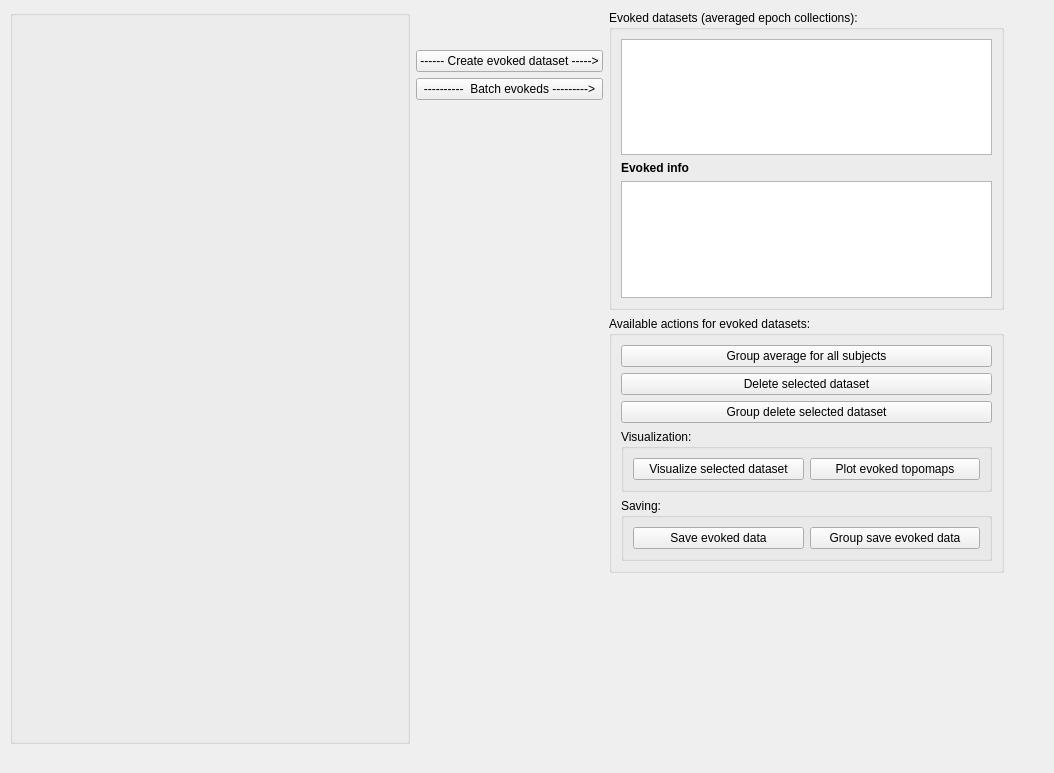
<?xml version="1.0" encoding="UTF-8"?>
<ui version="4.0">
 <class>mainWindowTabEvoked</class>
 <widget class="QWidget" name="mainWindowTabEvoked">
  <property name="geometry">
   <rect>
    <x>0</x>
    <y>0</y>
    <width>1054</width>
    <height>773</height>
   </rect>
  </property>
  <property name="windowTitle">
   <string>Form</string>
  </property>
  <widget class="QWidget" name="layoutWidget_2">
   <property name="geometry">
    <rect>
     <x>10</x>
     <y>10</y>
     <width>994</width>
     <height>734</height>
    </rect>
   </property>
   <layout class="QGridLayout" name="gridLayout_16">
    <item row="0" column="0">
     <layout class="QVBoxLayout" name="verticalLayout_23">
      <item>
       <widget class="QGroupBox" name="groupBoxEpochs">
        <property name="sizePolicy">
         <sizepolicy hsizetype="Preferred" vsizetype="Preferred">
          <horstretch>0</horstretch>
          <verstretch>0</verstretch>
         </sizepolicy>
        </property>
        <property name="minimumSize">
         <size>
          <width>400</width>
          <height>380</height>
         </size>
        </property>
        <property name="title">
         <string/>
        </property>
        <layout class="QGridLayout" name="gridLayout_17"/>
       </widget>
      </item>
     </layout>
    </item>
    <item row="0" column="1">
     <layout class="QVBoxLayout" name="verticalLayout_4">
      <item>
       <spacer name="verticalSpacer_4">
        <property name="orientation">
         <enum>Qt::Vertical</enum>
        </property>
        <property name="sizeType">
         <enum>QSizePolicy::Preferred</enum>
        </property>
        <property name="sizeHint" stdset="0">
         <size>
          <width>20</width>
          <height>40</height>
         </size>
        </property>
       </spacer>
      </item>
      <item>
       <widget class="QPushButton" name="pushButtonCreateEvoked">
        <property name="sizePolicy">
         <sizepolicy hsizetype="Fixed" vsizetype="Fixed">
          <horstretch>0</horstretch>
          <verstretch>0</verstretch>
         </sizepolicy>
        </property>
        <property name="maximumSize">
         <size>
          <width>10000</width>
          <height>16777215</height>
         </size>
        </property>
        <property name="text">
         <string>------ Create evoked dataset -----&gt;</string>
        </property>
       </widget>
      </item>
      <item>
       <widget class="QPushButton" name="pushButtonCreateEvokedBatch">
        <property name="text">
         <string>----------  Batch evokeds ---------&gt;</string>
        </property>
       </widget>
      </item>
      <item>
       <widget class="QWidget" name="widgetBatchContainer" native="true">
        <property name="sizePolicy">
         <sizepolicy hsizetype="Preferred" vsizetype="Expanding">
          <horstretch>0</horstretch>
          <verstretch>0</verstretch>
         </sizepolicy>
        </property>
       </widget>
      </item>
     </layout>
    </item>
    <item row="0" column="2">
     <layout class="QVBoxLayout" name="verticalLayout_6">
      <item>
       <widget class="QGroupBox" name="groupBoxEvokeds2">
        <property name="minimumSize">
         <size>
          <width>0</width>
          <height>300</height>
         </size>
        </property>
        <property name="title">
         <string>Evoked datasets (averaged epoch collections):</string>
        </property>
        <layout class="QGridLayout" name="gridLayout">
         <item row="1" column="0">
          <widget class="QLabel" name="labelEvokedInfo">
           <property name="font">
            <font>
             <weight>75</weight>
             <bold>true</bold>
            </font>
           </property>
           <property name="text">
            <string>Evoked info</string>
           </property>
          </widget>
         </item>
         <item row="0" column="0">
          <widget class="QListWidget" name="listWidgetEvoked"/>
         </item>
         <item row="2" column="0">
          <widget class="QTextBrowser" name="textBrowserEvokedInfo"/>
         </item>
        </layout>
       </widget>
      </item>
      <item>
       <widget class="QGroupBox" name="groupBoxEvokedActions">
        <property name="title">
         <string>Available actions for evoked datasets:</string>
        </property>
        <layout class="QGridLayout" name="gridLayout_4">
         <item row="0" column="0">
          <layout class="QGridLayout" name="gridLayoutEvokedActions">
           <item row="1" column="0">
            <widget class="QPushButton" name="pushButtonDeleteEvoked">
             <property name="text">
              <string>Delete selected dataset</string>
             </property>
            </widget>
           </item>
           <item row="2" column="0">
            <widget class="QPushButton" name="pushButtonGroupDeleteEvoked">
             <property name="text">
              <string>Group delete selected dataset</string>
             </property>
            </widget>
           </item>
           <item row="0" column="0">
            <widget class="QPushButton" name="pushButtonGroupAverageEvoked">
             <property name="text">
              <string>Group average for all subjects</string>
             </property>
            </widget>
           </item>
          </layout>
         </item>
         <item row="1" column="0">
          <widget class="QGroupBox" name="groupBoxVizEvoked">
           <property name="title">
            <string>Visualization:</string>
           </property>
           <layout class="QGridLayout" name="gridLayout_21">
            <item row="0" column="0">
             <layout class="QHBoxLayout" name="horizontalLayout_2">
              <item>
               <widget class="QPushButton" name="pushButtonVisualizeEvokedDataset">
                <property name="text">
                 <string>Visualize selected dataset</string>
                </property>
               </widget>
              </item>
              <item>
               <widget class="QPushButton" name="pushButtonEvokedTopomaps">
                <property name="text">
                 <string>Plot evoked topomaps</string>
                </property>
               </widget>
              </item>
             </layout>
            </item>
           </layout>
          </widget>
         </item>
         <item row="2" column="0">
          <widget class="QGroupBox" name="groupBoxSaveEvoked">
           <property name="title">
            <string>Saving:</string>
           </property>
           <layout class="QGridLayout" name="gridLayout_20">
            <item row="0" column="0">
             <layout class="QHBoxLayout" name="horizontalLayout_3">
              <item>
               <widget class="QPushButton" name="pushButtonSaveEvoked">
                <property name="text">
                 <string>Save evoked data</string>
                </property>
               </widget>
              </item>
              <item>
               <widget class="QPushButton" name="pushButtonGroupSaveEvoked">
                <property name="text">
                 <string>Group save evoked data</string>
                </property>
               </widget>
              </item>
             </layout>
            </item>
           </layout>
          </widget>
         </item>
        </layout>
       </widget>
      </item>
      <item>
       <spacer name="verticalSpacer">
        <property name="orientation">
         <enum>Qt::Vertical</enum>
        </property>
        <property name="sizeHint" stdset="0">
         <size>
          <width>20</width>
          <height>400</height>
         </size>
        </property>
       </spacer>
      </item>
     </layout>
    </item>
   </layout>
  </widget>
 </widget>
 <resources/>
 <connections/>
</ui>
